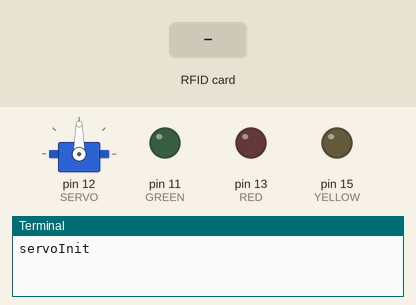
A program run on a simulated Raspberry Pi (header pin numbers). Parts: servo, output pins drawn as LEDs (lit = HIGH), the last lines printed to the terminal. The inputs (shaded band) are chosen by the test bench. Servo angles are drawn from the pulse width (0.5 ms = 0°, 2.5 ms = 180°).

Above: at 1.2 s.
1.3 s: RFID card D3 C8 6A D9 held to the reader
At 2.6 s:
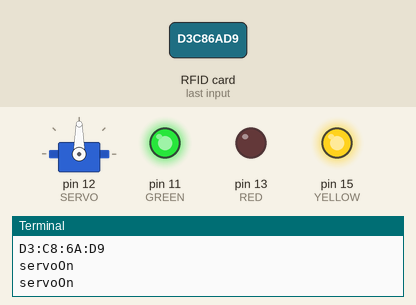
At 3.5 s:
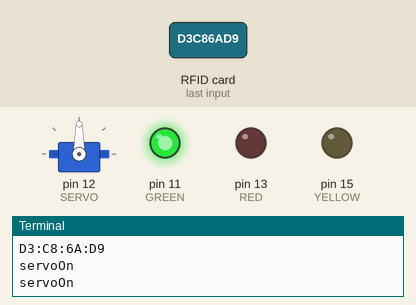
4.3 s: RFID card 5E 7A 19 C4 held to the reader
At 5.4 s:
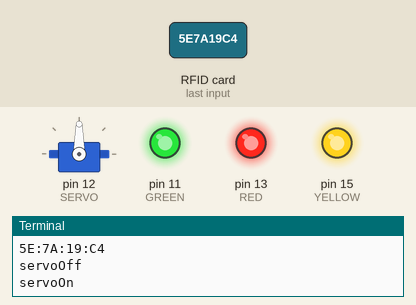
Timing chart, 0 to 7.3 s (numbered marks = the images above; inputs shaded):
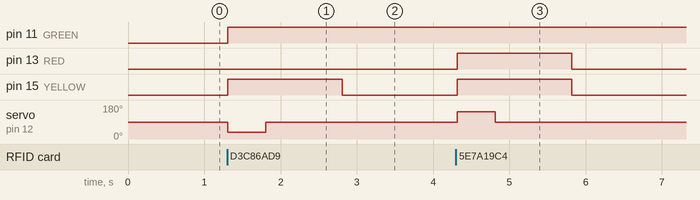

The program:

nfc.py
```python
import RPi.GPIO as gpio
import MFRC522
import sys
import time

MIFAREReader = MFRC522.MFRC522()
GREEN = 11
RED = 13
YELLOW = 15
SERVO = 12

gpio.setup(GREEN, gpio.OUT, initial=gpio.LOW)
gpio.setup(RED, gpio.OUT, initial=gpio.LOW)
gpio.setup(YELLOW, gpio.OUT, initial=gpio.LOW)
gpio.setup(SERVO, gpio.OUT)
p = gpio.PWM(SERVO, 50)

good = [211, 200, 106, 217, 168]

def servoInit():
    print "servoInit"
    p.start(7.5)

def servoOn():
    print "servoOn"
    p.ChangeDutyCycle(4.5)

def servoNone():
    print "servoOn"
    p.ChangeDutyCycle(7.5)

def servoOff():
    print "servoOff"
    p.ChangeDutyCycle(10.5)

def clean():
    gpio.output(GREEN, False)
    gpio.output(RED, False)
    gpio.output(YELLOW, False)

def main():
    servoInit()
    while 1:
        (status, TagType) = MIFAREReader.MFRC522_Request(MIFAREReader.PICC_REQIDL)
        if status == MIFAREReader.MI_OK:
            (status, backData) = MIFAREReader.MFRC522_Anticoll()
            gpio.output(YELLOW, True)
            if status == MIFAREReader.MI_OK:
                mac = []
                for x in backData[0:-1]:
                    mac.append(hex(x).split('x')[1].upper())
                print ":".join(mac)
                if good == backData:
                    servoOn()
                    gpio.output(GREEN, True)
                    time.sleep(0.5)
                    servoNone()
                else:
                    gpio.output(RED, True)
                    servoOff()
                    time.sleep(0.5)
                    servoNone()
                time.sleep(1)
                gpio.output(YELLOW, False)
                gpio.output(RED, False)

if __name__ == '__main__':
    try:
        main()
    except KeyboardInterrupt:
        print 'Interrupted'
        clean()
        MIFAREReader.GPIO_CLEEN()
        sys.exit(0)
```

Measured:
- after the input at 1.3 s, pin 11 (GREEN): LOW → HIGH at once; pin 15 (YELLOW): LOW → HIGH at once, → LOW 1.5 s later; servo on pin 12 (SERVO): 90° → 36° at once, → 90° 0.50 s later
- after the input at 4.3 s, pin 13 (RED), pin 15 (YELLOW): LOW → HIGH at once, → LOW 1.5 s later; servo on pin 12 (SERVO): 90° → 144° at once, → 90° 0.50 s later
